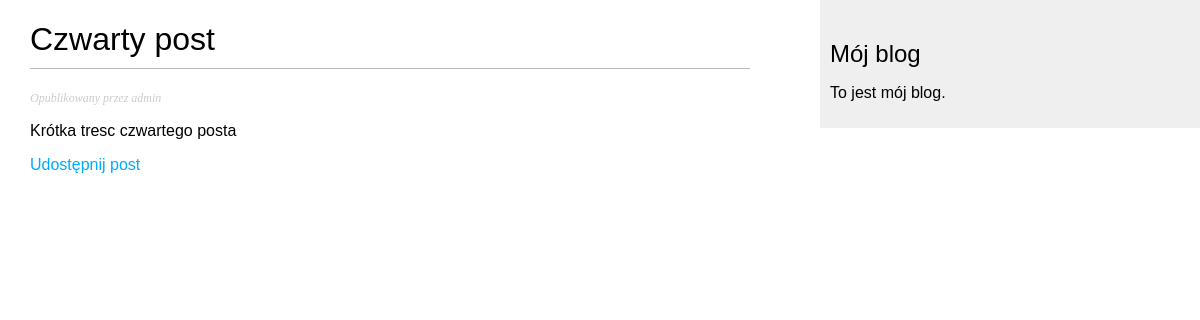
/blog/2021/09/29/czwarty-post/, run on the app's committed database.
### blog/models.py (models this page shows, shortened)
class Post(models.Model):
    STATUS_CHOICES = (
        ('draft', 'Draft'),
        ('published', 'Published'),
    )
    title = models.CharField(max_length=250)  # Post title
    slug = models.SlugField(max_length=250, unique_for_date='publish')  # To use in URL. Short label for SEO
    author = models.ForeignKey(User,
                               on_delete=models.CASCADE,
                               related_name='blog_posts')  # Based on User from Django, connects User with posts
    body = models.TextField()
    publish = models.DateTimeField(default=timezone.now)
    created = models.DateTimeField(auto_now_add=True)
    status = models.CharField(max_length=10,
                              choices=STATUS_CHOICES,
                              default='draft')
    class Meta:
        ordering = ('-publish',)
    objects = models.Manager()
    published = PublishedManager()

### blog/views.py (the view)
def post_detail(request, year, month, day, post):
    post = get_object_or_404(Post, slug=post,
                             status='published',
                             publish__year=year,
                             publish__month=month,
                             publish__day=day)
    comments = post.comments.filter(active=True)
    if request.method == 'POST':
        comment_form = CommentForm(data=request.POST)
        if comment_form.is_valid():
            new_comment = comment_form.save(commit=False)
            new_comment.post = post
            new_comment.save()
    else:
        comment_form = CommentForm()
    return render(request, 'blog/post/detail.html', {'post': post,
                                                     'comments': comments,
                                                     'comment_form': comment_form})

### blog/templates/blog/post/detail.html (shortened to what this page needs)
{% extends "blog/base.html" %}
{% block content %}
<h1>{{ post.title }}</h1>
<p class="date">
    Opublikowany {{ post.date }} przez {{ post.author }}
</p>
{{ post.body|linebreaks }}
<p>
    <a href="{% url "blog:post_share" post.id %}">
    Udostępnij post</a>
</p>
{% endblock %}

### blog/static/css/blog.css (style rules this page uses)
body { margin:0; padding:0; font-family:helvetica, sans-serif; }
a { color:#00abff; text-decoration:none; }
h1 { font-weight:normal; border-bottom:1px solid #bbb; padding:0 0 10px 0; }
p.date { color:#ccc; font-family: georgia, serif; font-size: 12px; font-style: italic; }

### data on the page
Post: title "Czwarty post", author "admin", body "Krótka tresc czwartego posta"
